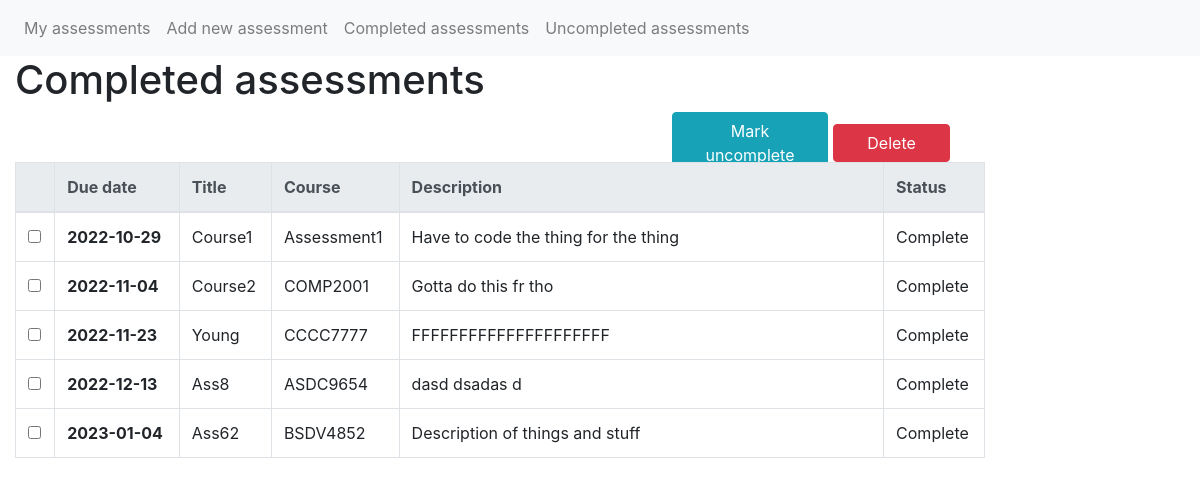
Page /complete on the earlier database version.
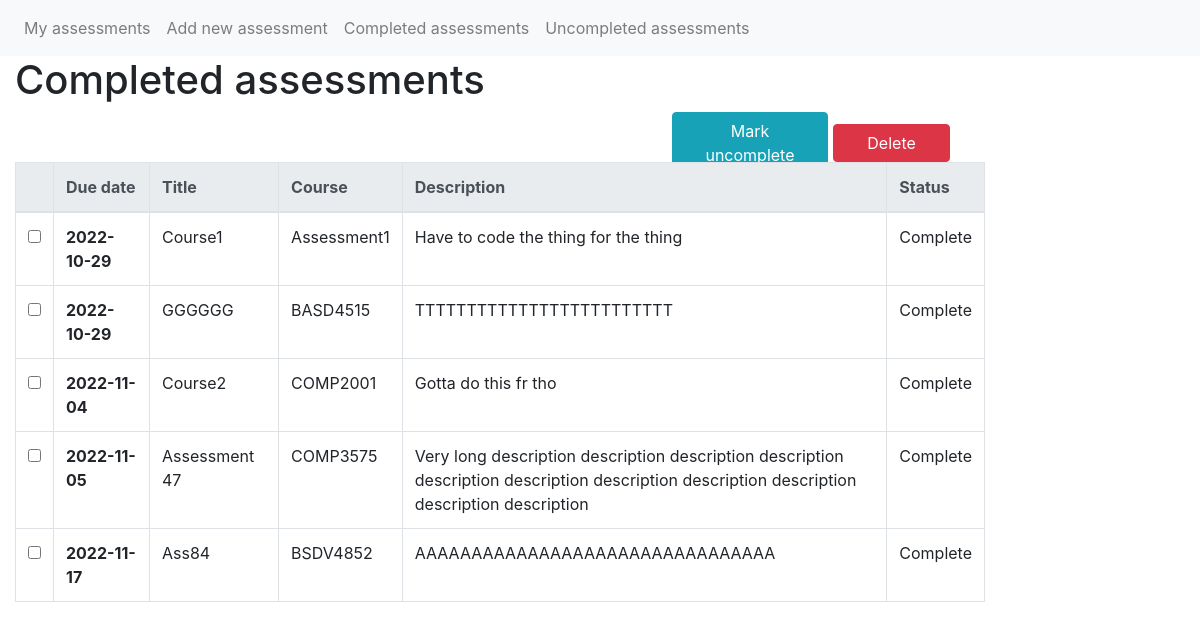
Same page on the later database version.
### app/models.py (models this page shows)
class Assessment(db.Model):
    id = db.Column(db.Integer, primary_key=True)
    title = db.Column(db.String(50))
    code = db.Column(db.String(20))
    deadline = db.Column(db.Date)
    description = db.Column(db.String(1000))
    complete = db.Column(db.Boolean)

### app/views.py (the view)
@app.route('/complete', methods=['GET', 'POST'])
def complete():
    return base('complete', collect_assessments(incomplete=False))

### app/views.py (called while the page is built)
def button_pressed(button):
    return button in request.form

def base(page, assessments):
    if button_pressed(f'{page}_button'):
        modify_selected(request.form[f'{page}_button']) # Button value corresponds to function name
        return redirect(url_for(page))
    return render_template(f'{page}.html', assessments=assessments)

def collect_assessments(complete=True, incomplete=True):
    return sorted([ass for ass in Assessment.query.all()
                   if ass.complete == complete
                   or ass.complete != incomplete], key=lambda x: x.deadline)

### app/templates/complete.html
{% extends "table.html" %}
{% block title %}
<h1>Completed assessments</h1>
{% endblock %}
{% block buttons %}
<button type="submit" name="complete_button" value="mark_uncomplete" class="btn btn-info offset-4 col-4">Mark
    uncomplete</button>
<button type="submit" name="complete_button" value="delete" class="btn btn-danger col-3">Delete</button>
{% endblock %}

### app/templates/table.html (shortened to what this page needs)
{% include "base.html" %}
{% block content %}
<div class="container-fluid">
    <div class="row">
        <div class="col-6">
            {% block title %}{% endblock %}
        </div>
    </div>
    <body>
        <form action="" method="post">
            <div class="row">
                <div class="col-5 offset-5" style="height: 50px">
                    {% block buttons %}{% endblock %}
                </div>
            </div>
            <div class="row">
                <div class="col-10">
                    <table class="table table-hover table-bordered">
                        <thead class="thead-light">
                            <tr>
                                <th scope="col"></th>
                                <th scope="col">Due date</th>
                                <th scope="col">Title</th>
                                <th scope="col">Course</th>
                                <th class="col-6">Description</th>
                                <th scope="col">Status</th>
                            </tr>
                        </thead>
                        <tbody>
                            {% for ass in assessments %}
                            <tr>
                                <td><input type="checkbox" name="assessment_id" , value="{{ ass.id }}"></td>
                                <th scope=" row">{{ ass.deadline }}</th>
                                <td>{{ ass.title }}</td>
                                <td>{{ ass.code }}</td>
                                <td>{{ ass.description }}</td>
                                <td>
                                    {% if ass.complete %}
                                    Complete
                                    {% else %}
                                    Uncomplete
                                    {% endif %}
                                </td>
                            </tr>
                            {% endfor %}
                        </tbody>
                    </table>
                </div>
        </form>
    </body>
</div>
{% endblock %}

Differences in the rows shown:
no longer on this page (row edited): Assessment: deadline "2022-11-23", title "Young", code "CCCC7777", description "FFFFFFFFFFFFFFFFFFFFF", complete "Complete"
no longer on this page (row edited): Assessment: deadline "2022-12-13", title "Ass8", code "ASDC9654", description "dasd dsadas d", complete "Complete"
no longer on this page (row edited): Assessment: deadline "2023-01-04", title "Ass62", code "BSDV4852", description "Description of things and stuff", complete "Complete"
now on this page (row edited): Assessment: deadline "2022-10-29", title "GGGGGG", code "BASD4515", description "TTTTTTTTTTTTTTTTTTTTTTTTT", complete "Complete"
now on this page (row edited): Assessment: deadline "2022-11-05", title "Assessment 47", code "COMP3575", description "Very long description description description description description description description description description description description", complete "Complete"
now on this page (row edited): Assessment: deadline "2022-11-17", title "Ass84", code "BSDV4852", description "AAAAAAAAAAAAAAAAAAAAAAAAAAAAAAAA", complete "Complete"
